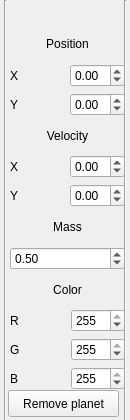
<?xml version="1.0" encoding="UTF-8"?>
<ui version="4.0">
 <class>DataWidget</class>
 <widget class="QWidget" name="DataWidget">
  <property name="geometry">
   <rect>
    <x>0</x>
    <y>0</y>
    <width>130</width>
    <height>420</height>
   </rect>
  </property>
  <property name="windowTitle">
   <string>Form</string>
  </property>
  <widget class="QWidget" name="verticalLayoutWidget">
   <property name="geometry">
    <rect>
     <x>10</x>
     <y>-3</y>
     <width>115</width>
     <height>393</height>
    </rect>
   </property>
   <layout class="QVBoxLayout" name="verticalLayout">
    <item>
     <widget class="QLabel" name="title">
      <property name="text">
       <string/>
      </property>
      <property name="alignment">
       <set>Qt::AlignCenter</set>
      </property>
     </widget>
    </item>
    <item>
     <widget class="QLabel" name="label_2">
      <property name="text">
       <string>Position</string>
      </property>
      <property name="alignment">
       <set>Qt::AlignCenter</set>
      </property>
     </widget>
    </item>
    <item>
     <layout class="QGridLayout" name="gridLayout">
      <item row="1" column="0">
       <widget class="QLabel" name="label_6">
        <property name="text">
         <string>Y</string>
        </property>
       </widget>
      </item>
      <item row="0" column="0">
       <widget class="QLabel" name="label_5">
        <property name="text">
         <string>X</string>
        </property>
       </widget>
      </item>
      <item row="0" column="1">
       <widget class="QDoubleSpinBox" name="pos_x">
        <property name="minimum">
         <double>-5.000000000000000</double>
        </property>
        <property name="maximum">
         <double>5.000000000000000</double>
        </property>
        <property name="singleStep">
         <double>0.500000000000000</double>
        </property>
        <property name="value">
         <double>0.000000000000000</double>
        </property>
       </widget>
      </item>
      <item row="1" column="1">
       <widget class="QDoubleSpinBox" name="pos_y">
        <property name="minimum">
         <double>-5.000000000000000</double>
        </property>
        <property name="maximum">
         <double>5.000000000000000</double>
        </property>
        <property name="singleStep">
         <double>0.500000000000000</double>
        </property>
        <property name="value">
         <double>0.000000000000000</double>
        </property>
       </widget>
      </item>
     </layout>
    </item>
    <item>
     <widget class="QLabel" name="label">
      <property name="text">
       <string>Velocity</string>
      </property>
      <property name="alignment">
       <set>Qt::AlignCenter</set>
      </property>
     </widget>
    </item>
    <item>
     <layout class="QGridLayout" name="gridLayout_4">
      <item row="1" column="0">
       <widget class="QLabel" name="label_7">
        <property name="text">
         <string>Y</string>
        </property>
       </widget>
      </item>
      <item row="0" column="0">
       <widget class="QLabel" name="label_8">
        <property name="text">
         <string>X</string>
        </property>
       </widget>
      </item>
      <item row="0" column="1">
       <widget class="QDoubleSpinBox" name="vel_x">
        <property name="minimum">
         <double>-5.000000000000000</double>
        </property>
        <property name="maximum">
         <double>5.000000000000000</double>
        </property>
        <property name="singleStep">
         <double>0.500000000000000</double>
        </property>
        <property name="value">
         <double>0.000000000000000</double>
        </property>
       </widget>
      </item>
      <item row="1" column="1">
       <widget class="QDoubleSpinBox" name="vel_y">
        <property name="minimum">
         <double>-5.000000000000000</double>
        </property>
        <property name="maximum">
         <double>5.000000000000000</double>
        </property>
        <property name="singleStep">
         <double>0.500000000000000</double>
        </property>
        <property name="value">
         <double>0.000000000000000</double>
        </property>
       </widget>
      </item>
     </layout>
    </item>
    <item>
     <widget class="QLabel" name="label_3">
      <property name="text">
       <string>Mass</string>
      </property>
      <property name="alignment">
       <set>Qt::AlignCenter</set>
      </property>
     </widget>
    </item>
    <item>
     <widget class="QDoubleSpinBox" name="mass">
      <property name="minimum">
       <double>0.010000000000000</double>
      </property>
      <property name="maximum">
       <double>10.000000000000000</double>
      </property>
      <property name="singleStep">
       <double>0.500000000000000</double>
      </property>
      <property name="value">
       <double>0.500000000000000</double>
      </property>
     </widget>
    </item>
    <item>
     <widget class="QLabel" name="label_4">
      <property name="text">
       <string>Color</string>
      </property>
      <property name="alignment">
       <set>Qt::AlignCenter</set>
      </property>
     </widget>
    </item>
    <item>
     <layout class="QGridLayout" name="gridLayout_3">
      <item row="0" column="0">
       <widget class="QLabel" name="label_9">
        <property name="text">
         <string>R</string>
        </property>
       </widget>
      </item>
      <item row="2" column="0">
       <widget class="QLabel" name="label_11">
        <property name="text">
         <string>B</string>
        </property>
       </widget>
      </item>
      <item row="1" column="0">
       <widget class="QLabel" name="label_10">
        <property name="text">
         <string>G</string>
        </property>
       </widget>
      </item>
      <item row="0" column="1">
       <widget class="QSpinBox" name="color_r">
        <property name="maximum">
         <number>255</number>
        </property>
        <property name="value">
         <number>255</number>
        </property>
       </widget>
      </item>
      <item row="1" column="1">
       <widget class="QSpinBox" name="color_g">
        <property name="maximum">
         <number>255</number>
        </property>
        <property name="value">
         <number>255</number>
        </property>
       </widget>
      </item>
      <item row="2" column="1">
       <widget class="QSpinBox" name="color_b">
        <property name="maximum">
         <number>255</number>
        </property>
        <property name="value">
         <number>255</number>
        </property>
       </widget>
      </item>
     </layout>
    </item>
   </layout>
   <zorder>label_2</zorder>
   <zorder>label</zorder>
   <zorder>label_3</zorder>
   <zorder>mass</zorder>
   <zorder>title</zorder>
   <zorder>label_4</zorder>
  </widget>
  <widget class="Line" name="line_2">
   <property name="geometry">
    <rect>
     <x>120</x>
     <y>0</y>
     <width>10</width>
     <height>420</height>
    </rect>
   </property>
   <property name="sizePolicy">
    <sizepolicy hsizetype="Fixed" vsizetype="Maximum">
     <horstretch>0</horstretch>
     <verstretch>0</verstretch>
    </sizepolicy>
   </property>
   <property name="orientation">
    <enum>Qt::Vertical</enum>
   </property>
  </widget>
  <widget class="Line" name="line_3">
   <property name="geometry">
    <rect>
     <x>0</x>
     <y>0</y>
     <width>10</width>
     <height>420</height>
    </rect>
   </property>
   <property name="sizePolicy">
    <sizepolicy hsizetype="Fixed" vsizetype="Maximum">
     <horstretch>0</horstretch>
     <verstretch>0</verstretch>
    </sizepolicy>
   </property>
   <property name="orientation">
    <enum>Qt::Vertical</enum>
   </property>
  </widget>
  <widget class="QPushButton" name="deleteButton">
   <property name="geometry">
    <rect>
     <x>8</x>
     <y>390</y>
     <width>111</width>
     <height>27</height>
    </rect>
   </property>
   <property name="text">
    <string>Remove planet</string>
   </property>
  </widget>
 </widget>
 <resources/>
 <connections/>
</ui>
